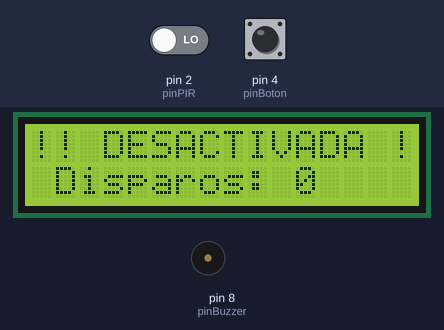
The program below on a simulated Arduino Uno, built with avr-gcc and run on an emulated ATmega328P. On the bench: 16×2 character LCD, buzzer (waves = sounding). The test bench sets the inputs (shaded band); at power-on: pin 4 (pinBoton) HIGH, pin 2 (pinPIR) LOW. What the program prints to the serial monitor is not drawn.

Above: at 14.4 s.
14.5 s: pin 4 (pinBoton) pulled LOW for 0.15 s
At 15.9 s:
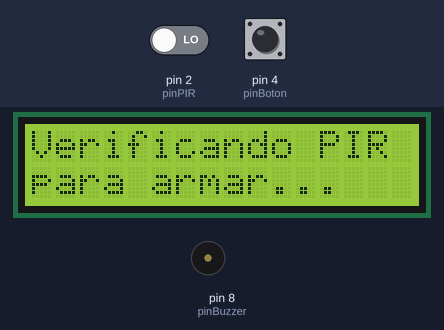
17.6 s: pin 4 (pinBoton) pulled LOW for 1 s
At 20.9 s:
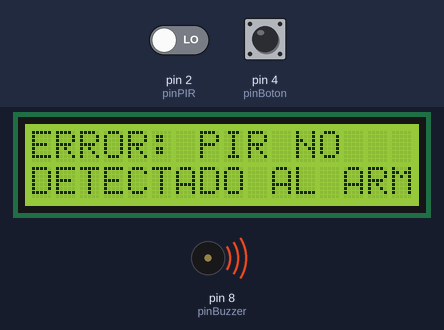
21.2 s: pin 4 (pinBoton) pulled LOW for 3.2 s
At 22.2 s:
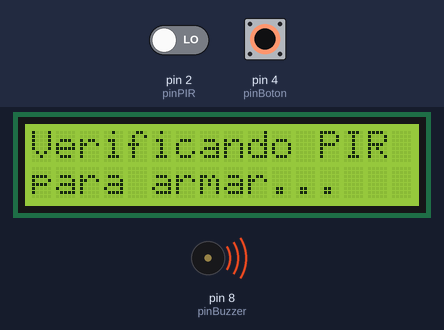
25.9 s: pin 2 (pinPIR) driven HIGH and pin 4 (pinBoton) driven LOW
At 28.8 s:
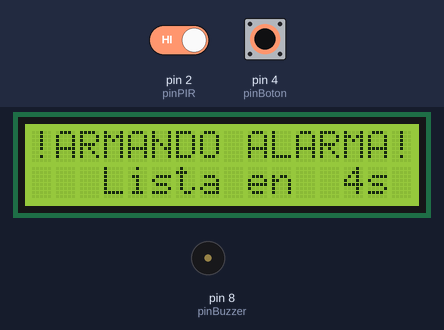
31.9 s: pin 2 (pinPIR) driven HIGH
Timing chart, 0 to 35.1 s (numbered marks = the images above; inputs shaded):
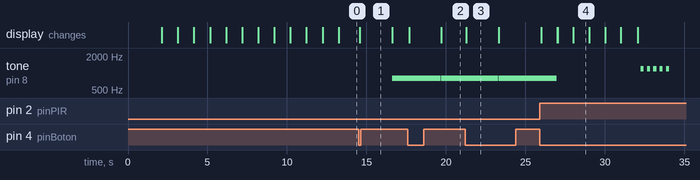

Measured:
- after the input at 14.5 s, tone on pin 8 (pinBuzzer): silent → 800 Hz after 2.1 s; the display: changes after 0.08 s (image 1)
- after the input at 17.6 s, tone on pin 8 (pinBuzzer): 800 Hz → silent after 2.1 s, → 800 Hz 0.03 s later; the display: first changes after 0.08 s (image 2 shows a later state)
- after the input at 21.2 s, tone on pin 8 (pinBuzzer): 800 Hz → silent after 2.1 s, → 800 Hz 0.03 s later; the display: changes after 0.08 s (image 3)
- after the input at 25.9 s, tone on pin 8 (pinBuzzer): 800 Hz → silent after 1.1 s; the display: first changes after 0.08 s (image 4 shows a later state)
- what the display in image 3 shows lasts 2.0 s, from 21.3 s to 23.3 s
- what the display in image 4 shows lasts 1.0 s, from 28.0 s to 29.0 s

The program:

main.cpp
```cpp
#include <Arduino.h>         // Librería fundamental de Arduino
#include <Wire.h>            // Librería para comunicación I2C (necesaria para el LCD)
#include <LiquidCrystal_I2C.h> // Librería para la pantalla LCD con módulo I2C

// --- Definición de Pines ---
const int pinPIR = 2;        // Pin donde está conectado el sensor PIR (OUT)
const int pinBuzzer = 8;     // Pin donde está conectado el buzzer (+)
const int pinBoton = 4;      // Pin donde está conectado el botón

// --- Configuración de la Pantalla LCD I2C ---
// Objeto LCD: LiquidCrystal_I2C(dirección I2C, columnas, filas)
// La dirección I2C común es 0x27 o 0x3F. Si no funciona, prueba la otra.
LiquidCrystal_I2C lcd(0x27, 16, 2); // Si 0x27 no funciona, prueba con 0x3F: LiquidCrystal_I2C lcd(0x3F, 16, 2);

// --- Variables de Estado ---
enum EstadoAlarma {
  ALARMA_DESACTIVADA,     // Alarma apagada, esperando ser armada
  ALARMA_ARMANDO,         // Cuenta regresiva antes de activarse
  ALARMA_ACTIVADA,        // Alarma lista para detectar movimiento
  ALARMA_DISPARADA,       // Movimiento detectado y buzzer sonando
  ERROR_PIR_ARMADO        // Error al armar porque el PIR no fue detectado
};
EstadoAlarma estadoActualAlarma = ALARMA_DESACTIVADA; // La alarma inicia desactivada

bool movimientoDetectadoActual = false;    // Estado actual del sensor PIR
bool movimientoDetectadoAnterior = false;  // Para saber si en el ciclo anterior hubo movimiento
bool lcdNecesitaActualizar = true;         // Bandera para controlar cuándo actualizar el LCD completamente

// --- Variables para el Debounce del Botón ---
int valorBotonActual;              // Estado actual del botón (LOW si está presionado con INPUT_PULLUP)
int valorBotonAnterior = HIGH;     // Estado anterior del botón
unsigned long tiempoUltimoCambioBoton = 0; // Tiempo en el que el botón cambió de estado
const unsigned long debounceDelay = 50;  // Milisegundos de retardo para debounce

// --- Variables para el Buzzer Intermitente y Conteo ---
unsigned long tiempoUltimaAlternacionBuzzer = 0; // Para el ritmo ON/OFF
const long duracionPulsoBuzzer = 200;           // Duración de cada pulso (ON o OFF)
int conteoPulsosBuzzer = 0;                     // Contador de pulsos para limitar el sonido
const int maxPulsosBuzzer = 10;                 // 5 veces ON + 5 veces OFF = 10 pulsos para 5 pitidos completos
bool buzzerCompletadoCiclo = false;             // Indica si el buzzer ya terminó sus 5 pitidos

// --- Variables para el PIR y tiempo sin movimiento para el LCD ---
unsigned long tiempoUltimoMovimientoReal = 0;   // Tiempo en el que se detectó el último movimiento real
const unsigned long tiempoEsperaSinMovimiento = 500; // 0.5 segundos

// --- Constante para el tiempo de calibración del PIR ---
const unsigned long tiempoCalibracionPIR = 10000; // 10 segundos

// --- Variables para la desactivación automática ---
unsigned long tiempoInicioAlarmaActiva = 0; // Guarda el tiempo en que la alarma pasó a estado ALARMA_ACTIVADA
const unsigned long duracionAlarmaAutomatica = 5 * 60 * 1000; // 5 minutos en milisegundos

// --- Variables para el retardo de armado ---
unsigned long tiempoInicioArmado = 0;          // Guarda el tiempo en que se inició el proceso de armado
const unsigned long duracionRetardoArmado = 5000; // 5 segundos para el retardo de armado

// --- Variables para la verificación de conexión del PIR al armar ---
unsigned long tiempoInicioVerificacionPIRArmado = 0;
const unsigned long duracionVerificacionPIRArmado = 1000; // Tiempo para esperar una señal del PIR al intentar armar

// --- Contador de disparos de alarma ---
int contadorDisparosAlarma = 0; // Contador para las veces que la alarma se ha disparado

// --- Función para verificar la conexión del PIR ---
// Retorna true si el PIR detecta algo (un HIGH) en un corto período, false si no.
// Con una resistencia pulldown, un pin desconectado o un PIR en reposo (sin movimiento) leerá LOW.
// Solo si el PIR está conectado Y detecta movimiento, leerá HIGH.
// Esto ayuda a confirmar que el PIR está funcional.
bool verificarConexionPIR() {
  unsigned long tiempoInicio = millis();
  while ((millis() - tiempoInicio) < duracionVerificacionPIRArmado) {
    if (digitalRead(pinPIR) == HIGH) {
      return true; // PIR detectó algo, está conectado y funcional.
    }
    delay(10); // Pequeño delay para no sobrecargar el bucle.
  }
  return false; // PIR no detectó un HIGH en el tiempo de verificación (desconectado o no funcional).
}


// --- Función setup(): Se ejecuta una sola vez al iniciar el Arduino ---
void setup() {
  Serial.begin(9600); // Inicia la comunicación serial para depuración

  // Configuración de pines
  // IMPORTANTE: Asegúrate de tener una resistencia de 10K Ohm del pinPIR a GND.
  pinMode(pinPIR, INPUT);          // El pin del PIR es una entrada
  pinMode(pinBuzzer, OUTPUT);      // El pin del buzzer es una salida
  pinMode(pinBoton, INPUT_PULLUP); // Si usas resistencia pull-up INTERNA de Arduino (botón a GND)

  // Inicialización de la pantalla LCD
  lcd.init();        // Inicializa el LCD
  lcd.backlight();   // Enciende la luz de fondo del LCD

  // --- Secuencia de Inicio y Calibración del PIR ---
  lcd.clear();
  lcd.setCursor(0, 0);
  lcd.print("Sistema de Alarma");
  lcd.setCursor(0, 1);
  lcd.print("Iniciando...");
  delay(2000); // Espera 2 segundos para mostrar el mensaje de inicio

  lcd.clear();
  lcd.setCursor(0, 0);
  lcd.print("Calibrando PIR...");

  for (int i = tiempoCalibracionPIR / 1000; i >= 0; i--) {
    lcd.setCursor(0, 1);
    lcd.print("Espere ");
    if (i < 10) lcd.print(" ");
    lcd.print(i);
    lcd.print("s ");
    Serial.print("Tiempo restante: ");
    Serial.print(i);
    Serial.println("s");
    delay(1000);
  }

  Serial.println("PIR Calibrado. Sistema LISTO.");
  // --- FIN Secuencia de Calibración ---

  // Asegurarse de que el buzzer esté APAGADO al final de la Inicialización
  noTone(pinBuzzer);
  digitalWrite(pinBuzzer, LOW);
  buzzerCompletadoCiclo = false;
  conteoPulsosBuzzer = 0;
  estadoActualAlarma = ALARMA_DESACTIVADA; // La alarma se inicializa DESACTIVADA
  lcdNecesitaActualizar = true; // Forzar actualización inicial del LCD
  tiempoUltimoMovimientoReal = millis();
  movimientoDetectadoAnterior = false;
  tiempoInicioAlarmaActiva = 0;
}

// --- Función loop(): Se ejecuta repetidamente mientras el Arduino esté encendido ---
void loop() {
  // --- 1. Lectura y Debounce del Botón ---
  // Esta parte siempre se ejecuta para que el botón sea siempre responsivo.
  int lecturaBoton = digitalRead(pinBoton);

  if (lecturaBoton != valorBotonAnterior) {
    tiempoUltimoCambioBoton = millis();
  }

  if ((millis() - tiempoUltimoCambioBoton) > debounceDelay) {
    if (lecturaBoton != valorBotonActual) {
      valorBotonActual = lecturaBoton;

      if (valorBotonActual == LOW)
      { // Botón presionado (LOW para INPUT_PULLUP)
        // Lógica de transición de estado al presionar el botón
        if (estadoActualAlarma == ALARMA_DESACTIVADA || estadoActualAlarma == ERROR_PIR_ARMADO) {
          // Si está desactivada O en error por PIR, intenta armar/reiniciar
          Serial.println("Intentando armar alarma. Verificando PIR...");
          lcd.clear();
          lcd.setCursor(0, 0);
          lcd.print("Verificando PIR");
          lcd.setCursor(0, 1);
          lcd.print("para armar...");
          delay(1000); // Muestra el mensaje por 1 segundo

          // Con la resistencia pulldown, si verificarConexionPIR() devuelve false,
          // es muy probable que el PIR no esté conectado o esté defectuoso.
          if (verificarConexionPIR()) {
            estadoActualAlarma = ALARMA_ARMANDO;      // Si el PIR responde, armar normalmente
            tiempoInicioArmado = millis();            // Guarda el tiempo de inicio del armado
            Serial.println("Alarma: Iniciando armado (5s de retardo)");
            lcdNecesitaActualizar = true;             // Forzar actualización
            tone(pinBuzzer, 800, 100); // Tono de "Adios"
          } else {
            estadoActualAlarma = ERROR_PIR_ARMADO; // Si no responde, ir a estado de error
            Serial.println("ERROR: PIR no detectado al intentar armar la alarma.");
            lcdNecesitaActualizar = true; // Forzar actualización del error
            // El tono de error se maneja en el propio case de ERROR_PIR_ARMADO
          }
        } else if (estadoActualAlarma == ALARMA_ACTIVADA || estadoActualAlarma == ALARMA_DISPARADA) {
          // Si está activa o disparada, la desactiva
          estadoActualAlarma = ALARMA_DESACTIVADA; // Desactivar desde Activa o Disparada
          Serial.println("Alarma: DESACTIVADA manualmente.");
          lcdNecesitaActualizar = true;             // Forzar actualización
          tone(pinBuzzer, 1200, 100); // Tono de "Bienvenido"
        }

        // Asegurar que el buzzer esté apagado después del tono corto
        noTone(pinBuzzer);
        digitalWrite(pinBuzzer, LOW);
        buzzerCompletadoCiclo = false; // Resetear banderas del buzzer
        conteoPulsosBuzzer = 0;       // Resetear contador de pulsos
      }
    }
  }
  valorBotonAnterior = lecturaBoton; // Guardar el estado actual para la próxima iteración

  // --- 2. Lógica principal de la alarma basada en estados ---
  switch (estadoActualAlarma) {
    case ALARMA_DESACTIVADA:
      if (lcdNecesitaActualizar) {
        lcd.clear();
        lcd.setCursor(0, 0);
        lcd.print("!! DESACTIVADA !!");
        lcd.setCursor(0, 1);
        lcd.print(" Disparos: ");
        lcd.print(contadorDisparosAlarma); // Muestra el contador
        lcdNecesitaActualizar = false;
        movimientoDetectadoAnterior = false; // Resetear estado de movimiento
      }
      break;

    case ALARMA_ARMANDO:
      if ((millis() - tiempoInicioArmado) < duracionRetardoArmado) {
        int segundosRestantes = (duracionRetardoArmado - (millis() - tiempoInicioArmado)) / 1000 + 1;
        if (lcdNecesitaActualizar) {
          lcd.clear();
          lcd.setCursor(0, 0);
          lcd.print("!ARMANDO ALARMA!");
        }
        lcd.setCursor(0, 1);
        lcd.print("   Lista en ");
        if (segundosRestantes < 10) lcd.print(" ");
        lcd.print(segundosRestantes);
        lcd.print("s ");
        lcdNecesitaActualizar = false;

      } else {
        estadoActualAlarma = ALARMA_ACTIVADA; // El retardo ha terminado, alarma activa
        tiempoInicioAlarmaActiva = millis(); // Registrar el tiempo de activación real
        lcdNecesitaActualizar = true;         // Forzar actualización
        Serial.println("Alarma: ACTIVADA (retardo finalizado).");
      }
      break;

    case ALARMA_ACTIVADA:
      if ((millis() - tiempoInicioAlarmaActiva) >= duracionAlarmaAutomatica) {
        estadoActualAlarma = ALARMA_DESACTIVADA;
        lcdNecesitaActualizar = true;
        Serial.println("Alarma: DESACTIVADA AUTOMATICAMENTE (5 minutos transcurridos).");
        break;
      }

      // Con la resistencia pulldown, un LOW aquí es confiable para "Sin movimiento".
      movimientoDetectadoActual = (digitalRead(pinPIR) == HIGH);

      if (movimientoDetectadoActual) {
        estadoActualAlarma = ALARMA_DISPARADA;
        lcdNecesitaActualizar = true;
        Serial.println("Alarma: MOVIMIENTO DETECTADO. ALARMA DISPARADA.");
        tiempoUltimoMovimientoReal = millis();
        contadorDisparosAlarma++;
      } else {
        if (lcdNecesitaActualizar || (movimientoDetectadoAnterior && !movimientoDetectadoActual) ) {
          lcd.clear();
          lcd.setCursor(0, 0);
          lcd.print("Alarma ACTIVADA ");
          lcd.setCursor(0, 1);
          lcd.print("Sin movimiento");
          lcdNecesitaActualizar = false;
        }
      }
      movimientoDetectadoAnterior = movimientoDetectadoActual;
      break;

    case ALARMA_DISPARADA:
      movimientoDetectadoActual = (digitalRead(pinPIR) == HIGH);

      if (lcdNecesitaActualizar) {
        lcd.clear();
        lcd.setCursor(0, 0);
        lcd.print("!! MOVIMIENTO !!");
        lcd.setCursor(0, 1);
        lcd.print("ALARMA SONANDO!");
        lcdNecesitaActualizar = false;
        conteoPulsosBuzzer = 0;
        buzzerCompletadoCiclo = false;
        tiempoUltimaAlternacionBuzzer = millis();
      }

      if (!buzzerCompletadoCiclo) {
        if ((millis() - tiempoUltimaAlternacionBuzzer) >= duracionPulsoBuzzer) {
          if (conteoPulsosBuzzer < maxPulsosBuzzer) {
            if (conteoPulsosBuzzer % 2 == 0) {
              tone(pinBuzzer, 1200);
            } else {
              noTone(pinBuzzer);
            }
            conteoPulsosBuzzer++;
            tiempoUltimaAlternacionBuzzer = millis();
          } else {
            noTone(pinBuzzer);
            buzzerCompletadoCiclo = true;
          }
        }
      }

      if (!movimientoDetectadoActual && (millis() - tiempoUltimoMovimientoReal) > tiempoEsperaSinMovimiento) {
            estadoActualAlarma = ALARMA_ACTIVADA;
            lcdNecesitaActualizar = true;
            noTone(pinBuzzer);
            digitalWrite(pinBuzzer, LOW);
            conteoPulsosBuzzer = 0;
            buzzerCompletadoCiclo = false;
            Serial.println("Alarma: Movimiento cesó, volviendo a estado ACTIVADA.");
      }
      movimientoDetectadoAnterior = movimientoDetectadoActual;
      break;

    case ERROR_PIR_ARMADO:
      // Cuando estamos en este estado, mostramos el error y hacemos sonar el buzzer intermitentemente
      // pero permitimos que el loop continúe para que el botón pueda ser leído y la alarma desactivada.
      if (lcdNecesitaActualizar) {
        lcd.clear();
        lcd.setCursor(0, 0);
        lcd.print("ERROR: PIR NO");
        lcd.setCursor(0, 1);
        lcd.print("DETECTADO AL ARMAR");
        lcdNecesitaActualizar = false;
      }

      // Buzzer intermitente para el error (no bloqueante)
      if ((millis() - tiempoUltimaAlternacionBuzzer) >= 500) { // Tono de error cada 0.5s
        if (digitalRead(pinBuzzer) == LOW) { // Si el buzzer está apagado, enciéndalo
          tone(pinBuzzer, 800);
        } else { // Si está encendido, apágalo
          noTone(pinBuzzer);
        }
        tiempoUltimaAlternacionBuzzer = millis();
      }
      break;
  }

  // Si la alarma se desactiva manualmente o automáticamente, asegurar que el buzzer esté apagado
  // Esto también cubre la salida del estado ERROR_PIR_ARMADO si se presiona el botón.
  if (estadoActualAlarma == ALARMA_DESACTIVADA) {
      noTone(pinBuzzer);
      digitalWrite(pinBuzzer, LOW);
      buzzerCompletadoCiclo = false;
      conteoPulsosBuzzer = 0;
  }
}
```
